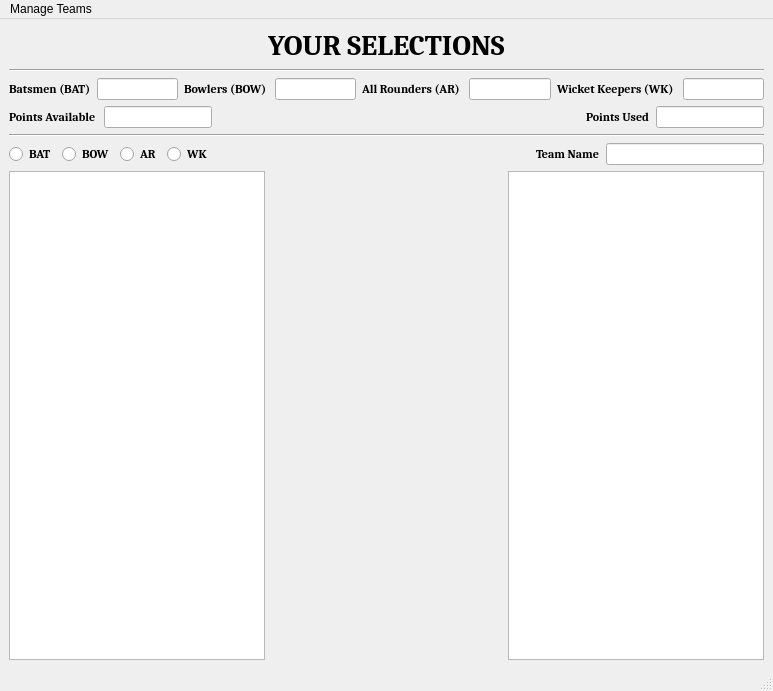
<?xml version="1.0" encoding="UTF-8"?>
<ui version="4.0">
 <class>MainWindow</class>
 <widget class="QMainWindow" name="MainWindow">
  <property name="geometry">
   <rect>
    <x>0</x>
    <y>0</y>
    <width>773</width>
    <height>691</height>
   </rect>
  </property>
  <property name="windowTitle">
   <string>MainWindow</string>
  </property>
  <widget class="QWidget" name="centralwidget">
   <layout class="QVBoxLayout" name="verticalLayout_2">
    <item>
     <layout class="QHBoxLayout" name="horizontalLayout">
      <item alignment="Qt::AlignHCenter|Qt::AlignVCenter">
       <widget class="QLabel" name="label_4">
        <property name="font">
         <font>
          <family>Cambria</family>
          <pointsize>22</pointsize>
          <weight>75</weight>
          <italic>false</italic>
          <bold>true</bold>
         </font>
        </property>
        <property name="text">
         <string>YOUR SELECTIONS</string>
        </property>
       </widget>
      </item>
     </layout>
    </item>
    <item>
     <widget class="Line" name="line">
      <property name="orientation">
       <enum>Qt::Horizontal</enum>
      </property>
     </widget>
    </item>
    <item>
     <layout class="QVBoxLayout" name="verticalLayout">
      <item>
       <layout class="QHBoxLayout" name="horizontalLayout_2">
        <item>
         <widget class="QLabel" name="label_bat">
          <property name="font">
           <font>
            <family>Cambria</family>
            <pointsize>9</pointsize>
            <weight>75</weight>
            <bold>true</bold>
           </font>
          </property>
          <property name="text">
           <string>Batsmen (BAT)</string>
          </property>
         </widget>
        </item>
        <item>
         <widget class="QLineEdit" name="le_bat">
          <property name="enabled">
           <bool>true</bool>
          </property>
          <property name="dragEnabled">
           <bool>false</bool>
          </property>
          <property name="readOnly">
           <bool>true</bool>
          </property>
         </widget>
        </item>
        <item>
         <widget class="QLabel" name="label_bow">
          <property name="font">
           <font>
            <family>Cambria</family>
            <pointsize>9</pointsize>
            <weight>75</weight>
            <bold>true</bold>
           </font>
          </property>
          <property name="text">
           <string>Bowlers (BOW) </string>
          </property>
         </widget>
        </item>
        <item>
         <widget class="QLineEdit" name="le_bow">
          <property name="readOnly">
           <bool>true</bool>
          </property>
         </widget>
        </item>
        <item>
         <widget class="QLabel" name="label_ar">
          <property name="font">
           <font>
            <family>Cambria</family>
            <pointsize>9</pointsize>
            <weight>75</weight>
            <bold>true</bold>
           </font>
          </property>
          <property name="text">
           <string>All Rounders (AR) </string>
          </property>
         </widget>
        </item>
        <item>
         <widget class="QLineEdit" name="le_ar">
          <property name="readOnly">
           <bool>true</bool>
          </property>
         </widget>
        </item>
        <item>
         <widget class="QLabel" name="label_wk">
          <property name="font">
           <font>
            <family>Cambria</family>
            <pointsize>9</pointsize>
            <weight>75</weight>
            <bold>true</bold>
           </font>
          </property>
          <property name="text">
           <string>Wicket Keepers (WK) </string>
          </property>
         </widget>
        </item>
        <item>
         <widget class="QLineEdit" name="le_wk">
          <property name="readOnly">
           <bool>true</bool>
          </property>
         </widget>
        </item>
       </layout>
      </item>
      <item>
       <layout class="QHBoxLayout" name="horizontalLayout_4">
        <item>
         <widget class="QLabel" name="label_available">
          <property name="font">
           <font>
            <family>Cambria</family>
            <pointsize>9</pointsize>
            <weight>75</weight>
            <bold>true</bold>
           </font>
          </property>
          <property name="text">
           <string>Points Available </string>
          </property>
         </widget>
        </item>
        <item>
         <widget class="QLineEdit" name="le_available">
          <property name="readOnly">
           <bool>true</bool>
          </property>
         </widget>
        </item>
        <item>
         <spacer name="horizontalSpacer_5">
          <property name="orientation">
           <enum>Qt::Horizontal</enum>
          </property>
          <property name="sizeHint" stdset="0">
           <size>
            <width>40</width>
            <height>20</height>
           </size>
          </property>
         </spacer>
        </item>
        <item>
         <spacer name="horizontalSpacer_2">
          <property name="orientation">
           <enum>Qt::Horizontal</enum>
          </property>
          <property name="sizeHint" stdset="0">
           <size>
            <width>40</width>
            <height>20</height>
           </size>
          </property>
         </spacer>
        </item>
        <item>
         <spacer name="horizontalSpacer_4">
          <property name="orientation">
           <enum>Qt::Horizontal</enum>
          </property>
          <property name="sizeHint" stdset="0">
           <size>
            <width>40</width>
            <height>20</height>
           </size>
          </property>
         </spacer>
        </item>
        <item>
         <spacer name="horizontalSpacer_3">
          <property name="orientation">
           <enum>Qt::Horizontal</enum>
          </property>
          <property name="sizeHint" stdset="0">
           <size>
            <width>40</width>
            <height>20</height>
           </size>
          </property>
         </spacer>
        </item>
        <item>
         <widget class="QLabel" name="label_used">
          <property name="font">
           <font>
            <family>Cambria</family>
            <pointsize>9</pointsize>
            <weight>75</weight>
            <bold>true</bold>
           </font>
          </property>
          <property name="text">
           <string>Points Used</string>
          </property>
         </widget>
        </item>
        <item>
         <widget class="QLineEdit" name="le_used">
          <property name="readOnly">
           <bool>true</bool>
          </property>
         </widget>
        </item>
       </layout>
      </item>
     </layout>
    </item>
    <item>
     <widget class="Line" name="line_2">
      <property name="orientation">
       <enum>Qt::Horizontal</enum>
      </property>
     </widget>
    </item>
    <item>
     <layout class="QHBoxLayout" name="horizontalLayout_5">
      <item>
       <widget class="QRadioButton" name="rb_bat">
        <property name="font">
         <font>
          <family>Cambria</family>
          <pointsize>9</pointsize>
          <weight>75</weight>
          <bold>true</bold>
         </font>
        </property>
        <property name="text">
         <string>BAT</string>
        </property>
       </widget>
      </item>
      <item>
       <widget class="QRadioButton" name="rb_bow">
        <property name="font">
         <font>
          <family>Cambria</family>
          <pointsize>9</pointsize>
          <weight>75</weight>
          <bold>true</bold>
         </font>
        </property>
        <property name="text">
         <string>BOW</string>
        </property>
       </widget>
      </item>
      <item>
       <widget class="QRadioButton" name="rb_ar">
        <property name="font">
         <font>
          <family>Cambria</family>
          <pointsize>9</pointsize>
          <weight>75</weight>
          <bold>true</bold>
         </font>
        </property>
        <property name="text">
         <string>AR</string>
        </property>
       </widget>
      </item>
      <item>
       <widget class="QRadioButton" name="rb_wk">
        <property name="font">
         <font>
          <family>Cambria</family>
          <pointsize>9</pointsize>
          <weight>75</weight>
          <bold>true</bold>
         </font>
        </property>
        <property name="text">
         <string>WK</string>
        </property>
       </widget>
      </item>
      <item>
       <spacer name="horizontalSpacer_6">
        <property name="orientation">
         <enum>Qt::Horizontal</enum>
        </property>
        <property name="sizeHint" stdset="0">
         <size>
          <width>40</width>
          <height>20</height>
         </size>
        </property>
       </spacer>
      </item>
      <item>
       <spacer name="horizontalSpacer_7">
        <property name="orientation">
         <enum>Qt::Horizontal</enum>
        </property>
        <property name="sizeHint" stdset="0">
         <size>
          <width>40</width>
          <height>20</height>
         </size>
        </property>
       </spacer>
      </item>
      <item>
       <widget class="QLabel" name="label_tn">
        <property name="font">
         <font>
          <family>Cambria</family>
          <pointsize>9</pointsize>
          <weight>75</weight>
          <bold>true</bold>
         </font>
        </property>
        <property name="text">
         <string>Team Name</string>
        </property>
       </widget>
      </item>
      <item>
       <widget class="QLineEdit" name="le_tn">
        <property name="readOnly">
         <bool>true</bool>
        </property>
       </widget>
      </item>
     </layout>
    </item>
    <item>
     <layout class="QHBoxLayout" name="horizontalLayout_6">
      <item>
       <widget class="QListWidget" name="listWidget_1"/>
      </item>
      <item>
       <spacer name="horizontalSpacer">
        <property name="orientation">
         <enum>Qt::Horizontal</enum>
        </property>
        <property name="sizeHint" stdset="0">
         <size>
          <width>40</width>
          <height>20</height>
         </size>
        </property>
       </spacer>
      </item>
      <item>
       <widget class="QListWidget" name="listWidget_2"/>
      </item>
     </layout>
    </item>
   </layout>
  </widget>
  <widget class="QMenuBar" name="menubar">
   <property name="geometry">
    <rect>
     <x>0</x>
     <y>0</y>
     <width>773</width>
     <height>21</height>
    </rect>
   </property>
   <widget class="QMenu" name="menuManage_Teams">
    <property name="font">
     <font>
      <family>Cambria</family>
      <pointsize>9</pointsize>
      <weight>75</weight>
      <bold>true</bold>
     </font>
    </property>
    <property name="title">
     <string>Manage Teams</string>
    </property>
    <addaction name="actionNEW_Team"/>
    <addaction name="separator"/>
    <addaction name="actionOPEN_Team"/>
    <addaction name="separator"/>
    <addaction name="actionSAVE_Team"/>
    <addaction name="separator"/>
    <addaction name="actionEVALUATE_Team"/>
   </widget>
   <addaction name="menuManage_Teams"/>
  </widget>
  <widget class="QStatusBar" name="statusbar"/>
  <action name="actionNEW_Team">
   <property name="text">
    <string>NEW Team</string>
   </property>
   <property name="font">
    <font>
     <family>Cambria</family>
     <pointsize>9</pointsize>
     <weight>75</weight>
     <bold>true</bold>
    </font>
   </property>
  </action>
  <action name="actionOPEN_Team">
   <property name="text">
    <string>OPEN Team</string>
   </property>
  </action>
  <action name="actionSAVE_Team">
   <property name="text">
    <string>SAVE Team</string>
   </property>
  </action>
  <action name="actionEVALUATE_Team">
   <property name="text">
    <string>EVALUATE Team</string>
   </property>
  </action>
 </widget>
 <resources/>
 <connections/>
</ui>
